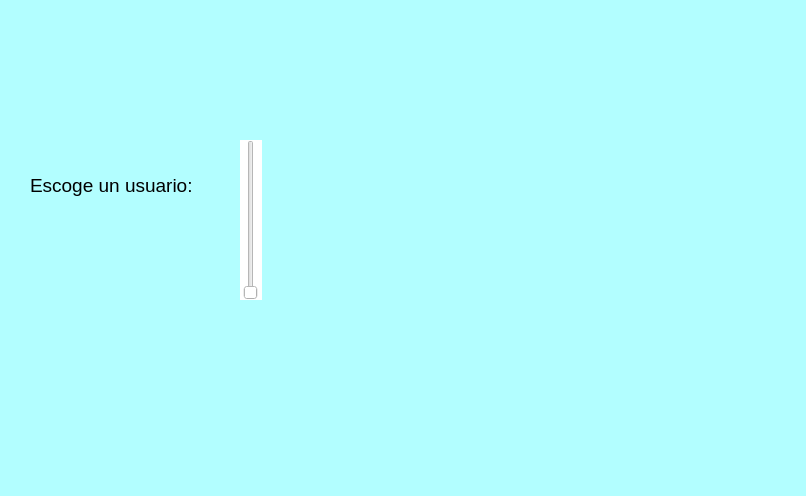
<?xml version="1.0" encoding="UTF-8"?>
<ui version="4.0">
 <class>MainWindow</class>
 <widget class="QMainWindow" name="MainWindow">
  <property name="geometry">
   <rect>
    <x>0</x>
    <y>0</y>
    <width>806</width>
    <height>496</height>
   </rect>
  </property>
  <property name="windowTitle">
   <string>MainWindow</string>
  </property>
  <property name="styleSheet">
   <string notr="true">background-color: rgb(178, 254, 255);</string>
  </property>
  <widget class="QWidget" name="centralwidget">
   <widget class="QLabel" name="label">
    <property name="geometry">
     <rect>
      <x>10</x>
      <y>10</y>
      <width>241</width>
      <height>101</height>
     </rect>
    </property>
    <property name="text">
     <string/>
    </property>
    <property name="pixmap">
     <pixmap resource="../../Resource/resource.qrc">:/Logos/uatlogopng.png</pixmap>
    </property>
    <property name="scaledContents">
     <bool>true</bool>
    </property>
   </widget>
   <widget class="QLabel" name="label_2">
    <property name="geometry">
     <rect>
      <x>560</x>
      <y>10</y>
      <width>241</width>
      <height>71</height>
     </rect>
    </property>
    <property name="text">
     <string/>
    </property>
    <property name="pixmap">
     <pixmap resource="../../Resource/resource.qrc">:/Logos/fians.png</pixmap>
    </property>
    <property name="scaledContents">
     <bool>true</bool>
    </property>
   </widget>
   <widget class="QLabel" name="label_3">
    <property name="geometry">
     <rect>
      <x>600</x>
      <y>300</y>
      <width>231</width>
      <height>141</height>
     </rect>
    </property>
    <property name="text">
     <string/>
    </property>
    <property name="pixmap">
     <pixmap resource="../../Resource/resource.qrc">:/Logos/Shelby-Logo.png</pixmap>
    </property>
    <property name="scaledContents">
     <bool>true</bool>
    </property>
   </widget>
   <widget class="QLabel" name="label_4">
    <property name="geometry">
     <rect>
      <x>30</x>
      <y>170</y>
      <width>211</width>
      <height>31</height>
     </rect>
    </property>
    <property name="font">
     <font>
      <pointsize>14</pointsize>
     </font>
    </property>
    <property name="text">
     <string>Escoge un usuario:</string>
    </property>
   </widget>
   <widget class="QSlider" name="vs_personas">
    <property name="geometry">
     <rect>
      <x>240</x>
      <y>140</y>
      <width>22</width>
      <height>160</height>
     </rect>
    </property>
    <property name="styleSheet">
     <string notr="true">background-color: rgb(255, 255, 255);</string>
    </property>
    <property name="orientation">
     <enum>Qt::Vertical</enum>
    </property>
   </widget>
   <widget class="QLabel" name="Img_persona">
    <property name="geometry">
     <rect>
      <x>290</x>
      <y>120</y>
      <width>221</width>
      <height>191</height>
     </rect>
    </property>
    <property name="text">
     <string/>
    </property>
    <property name="pixmap">
     <pixmap resource="../../Resource/resource.qrc">:/Integrantes/Img_alan.jpg</pixmap>
    </property>
    <property name="scaledContents">
     <bool>true</bool>
    </property>
   </widget>
  </widget>
  <widget class="QMenuBar" name="menubar">
   <property name="geometry">
    <rect>
     <x>0</x>
     <y>0</y>
     <width>806</width>
     <height>26</height>
    </rect>
   </property>
  </widget>
  <widget class="QStatusBar" name="statusbar"/>
 </widget>
 <resources>
  <include location="../../Resource/resource.qrc"/>
  <include location="../Resource/resource.qrc"/>
 </resources>
 <connections/>
</ui>
